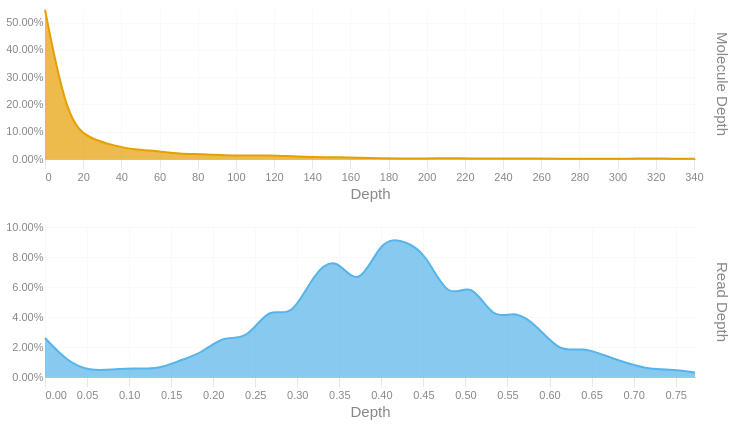

The cell this chart's notebook holds for it:
### Code cell
readdep = depth_hist(tb['Read Depth'], q99, 3)
readdep = readdep.with_columns(pl.lit('Read Depth').alias('Metric'))
if not SKIPLR:
    moldep = depth_hist(tb['Molecule Depth'], mol_q99, 1)
    moldep = moldep.with_columns(pl.lit('Molecule Depth').alias('Metric'))
    _hist = pl.concat([readdep, moldep])
    _hist = _hist.filter(pl.col('Proportion') != 0)
    with SafeRender(_hist):
        (
            alt.Chart(_hist)        
            .mark_area(interpolate = "basis")
            .encode(
                x=alt.X('Bin:Q').scale(domainMin=0).axis(alt.Axis(title='Depth')),
                y = alt.Y('Proportion:Q', title = None).axis(format = '.2%'),
                color = alt.Color('Metric:N').legend(None),
                row = alt.Row("Metric:N").header(title = None, labelOrient = 'right'),
                tooltip = [
                    alt.Tooltip("Metric:N", title = "Metric"),
                    alt.Tooltip('Interval:N', title = "Depth Interval"),
                    alt.Tooltip('Proportion:Q', title = "% Alignments").format('.2%')
                ]
            )
            .resolve_scale(x='independent', y='independent')
            .properties(
                height = 150, width = 650,
                usermeta={'embedOptions': {'downloadFileName': f'{samplename}.depth.hist'}}
            )
        ).display()
else:
    readdep = readdep.filter(pl.col('Proportion') != 0)
    with SafeRender(readdep):
        (
            alt.Chart(readdep)        
            .mark_area(interpolate = "basis")
            .encode(
                x=alt.X('Bin:Q').scale(domainMin=0).axis(alt.Axis(title='Depth')),
                y = alt.Y('Proportion:Q', title = None).axis(format = '.2%'),
                tooltip = [
                    alt.Tooltip('Interval:N', title = "Depth Interval"),
                    alt.Tooltip('Proportion:Q', title = "% Alignments").format('.2%')
                ]
            )
            .properties(
                usermeta={'embedOptions': {'downloadFileName': f'{samplename}.depth.hist'}}
            )
        ).display()

### Figure 1 — Vega-Lite specification as saved in the notebook (floating-point values rounded to 4 significant figures)
{"width": 650, "height": 150, "config": {"title": {"anchor": "start", "dy": -15, "fontSize": 18, "color": "#888888", "subtitleColor": "#888888", "subtitleFontSize": 14}, "arc": {"fill": "#0072B2"}, "axis": {"domainColor": "#888888", "domainWidth": 0.5, "gridWidth": 0.2, "grid": false, "titleFontWeight": 400, "titleFontSize": 15, "labelFontSize": 11, "labelColor": "#888888", "tickColor": "#888888", "tickWidth": 0.2, "titleColor": "#888888"}, "axisBand": {"grid": false}, "axisX": {"grid": true, "tickSize": 10, "domainCap": "round"}, "axisY": {"domain": false, "grid": true, "tickSize": 0, "domainCap": "round"}, "background": "transparent", "header": {"labelFontSize": 15, "labelColor": "#888888", "titleFontSize": 15, "titleFontWeight": 600, "titleColor": "#888888"}, "legend": {"labelFont": "sans-serif", "labelFontSize": 12, "labelColor": "#888888", "symbolSize": 100, "symbolType": "circle", "titleFontSize": 12, "titlePadding": 10, "titleColor": "#888888", "title": null}, "range": {"category": ["#E69F00", "#56B4E9", "#009E73", "#F0E442", "#0072B2", "#D55E00", "#CC79A7", "#000000"], "diverging": ["#cfe8f3", "#a2d4ec", "#73bfe2", "#46abdb", "#1696d2", "#12719e"]}, "area": {"fill": "#0072B2", "fillOpacity": 0.7, "line": true, "strokeOpacity": 0.7}, "line": {"color": "#0072B2", "stroke": "#0072B2", "strokeWidth": 2}, "trail": {"color": "#0072B2", "stroke": "#0072B2", "strokeWidth": 0, "size": 1}, "point": {"filled": true, "fillOpacity": 1.0, "size": 95}, "text": {"color": "#888888", "fontSize": 11, "align": "right", "fontWeight": 400, "size": 11}, "bar": {"fill": "#0072B2", "stroke": null}, "view": {"stroke": null, "continuousWidth": 660, "continuousHeight": 400}}, "data": {"name": "data-9bceaf5dfdae99f4bb6744568bb32324"}, "mark": {"type": "area", "interpolate": "basis"}, "encoding": {"color": {"field": "Metric", "legend": null, "type": "nominal"}, "row": {"field": "Metric", "header": {"title": null, "labelOrient": "right"}, "type": "nominal"}, "tooltip": [{"field": "Metric", "title": "Metric", "type": "nominal"}, {"field": "Interval", "title": "Depth Interval", "type": "nominal"}, {"field": "Proportion", "format": ".2%", "title": "% Alignments", "type": "quantitative"}], "x": {"axis": {"title": "Depth"}, "field": "Bin", "scale": {"domainMin": 0}, "type": "quantitative"}, "y": {"axis": {"format": ".2%"}, "field": "Proportion", "title": null, "type": "quantitative"}}, "resolve": {"scale": {"x": "independent", "y": "independent"}}, "usermeta": {"embedOptions": {"downloadFileName": "S1_Annapolis_13.depth.hist"}}, "$schema": "https://vega.github.io/schema/vega-lite/v6.1.0.json", "datasets": {"data-9bceaf5dfdae99f4bb6744568bb32324": [{"Bin": 0.0, "Interval": "0.0-0.027", "Proportion": 0.026, "Metric": "Read Depth"}, {"Bin": 0.027, "Interval": "0.027-0.053", "Proportion": 0.01, "Metric": "Read Depth"}, {"Bin": 0.053, "Interval": "0.053-0.08", "Proportion": 0.004, "Metric": "Read Depth"}, {"Bin": 0.08, "Interval": "0.08-0.107", "Proportion": 0.005, "Metric": "Read Depth"}, {"Bin": 0.107, "Interval": "0.107-0.133", "Proportion": 0.006, "Metric": "Read Depth"}, {"Bin": 0.133, "Interval": "0.133-0.16", "Proportion": 0.005, "Metric": "Read Depth"}, {"Bin": 0.16, "Interval": "0.16-0.187", "Proportion": 0.011, "Metric": "Read Depth"}, {"Bin": 0.187, "Interval": "0.187-0.213", "Proportion": 0.016, "Metric": "Read Depth"}, {"Bin": 0.213, "Interval": "0.213-0.24", "Proportion": 0.028, "Metric": "Read Depth"}, {"Bin": 0.24, "Interval": "0.24-0.267", "Proportion": 0.024, "Metric": "Read Depth"}, {"Bin": 0.267, "Interval": "0.267-0.293", "Proportion": 0.048, "Metric": "Read Depth"}, {"Bin": 0.293, "Interval": "0.293-0.32", "Proportion": 0.038, "Metric": "Read Depth"}, {"Bin": 0.32, "Interval": "0.32-0.347", "Proportion": 0.07, "Metric": "Read Depth"}, {"Bin": 0.347, "Interval": "0.347-0.373", "Proportion": 0.081, "Metric": "Read Depth"}, {"Bin": 0.373, "Interval": "0.373-0.4", "Proportion": 0.057, "Metric": "Read Depth"}, {"Bin": 0.4, "Interval": "0.4-0.427", "Proportion": 0.093, "Metric": "Read Depth"}, {"Bin": 0.427, "Interval": "0.427-0.453", "Proportion": 0.091, "Metric": "Read Depth"}, {"Bin": 0.453, "Interval": "0.453-0.48", "Proportion": 0.083, "Metric": "Read Depth"}, {"Bin": 0.48, "Interval": "0.48-0.507", "Proportion": 0.05, "Metric": "Read Depth"}, {"Bin": 0.507, "Interval": "0.507-0.533", "Proportion": 0.065, "Metric": "Read Depth"}, {"Bin": 0.533, "Interval": "0.533-0.56", "Proportion": 0.037, "Metric": "Read Depth"}, {"Bin": 0.56, "Interval": "0.56-0.587", "Proportion": 0.045, "Metric": "Read Depth"}, {"Bin": 0.587, "Interval": "0.587-0.613", "Proportion": 0.033, "Metric": "Read Depth"}, {"Bin": 0.613, "Interval": "0.613-0.64", "Proportion": 0.016, "Metric": "Read Depth"}, {"Bin": 0.64, "Interval": "0.64-0.667", "Proportion": 0.02, "Metric": "Read Depth"}, {"Bin": 0.667, "Interval": "0.667-0.693", "Proportion": 0.014, "Metric": "Read Depth"}, {"Bin": 0.693, "Interval": "0.693-0.72", "Proportion": 0.009, "Metric": "Read Depth"}, {"Bin": 0.72, "Interval": "0.72-0.747", "Proportion": 0.005, "Metric": "Read Depth"}, {"Bin": 0.747, "Interval": "0.747-0.773", "Proportion": 0.005, "Metric": "Read Depth"}, {"Bin": 0.773, "Interval": "0.773-0.8", "Proportion": 0.003, "Metric": "Read Depth"}, {"Bin": 0.0, "Interval": "0.0-11.7", "Proportion": 0.547, "Metric": "Molecule Depth"}, {"Bin": 11.7, "Interval": "11.7-23.5", "Proportion": 0.137, "Metric": "Molecule Depth"}, {"Bin": 23.5, "Interval": "23.5-35.2", "Proportion": 0.074, "Metric": "Molecule Depth"}, {"Bin": 35.2, "Interval": "35.2-47.0", "Proportion": 0.051, "Metric": "Molecule Depth"}, {"Bin": 47.0, "Interval": "47.0-58.7", "Proportion": 0.033, "Metric": "Molecule Depth"}, {"Bin": 58.7, "Interval": "58.7-70.5", "Proportion": 0.03, "Metric": "Molecule Depth"}, {"Bin": 70.5, "Interval": "70.5-82.2", "Proportion": 0.018, "Metric": "Molecule Depth"}, {"Bin": 82.2, "Interval": "82.2-93.9", "Proportion": 0.019, "Metric": "Molecule Depth"}, {"Bin": 93.9, "Interval": "93.9-105.7", "Proportion": 0.013, "Metric": "Molecule Depth"}, {"Bin": 105.7, "Interval": "105.7-117.4", "Proportion": 0.012, "Metric": "Molecule Depth"}, {"Bin": 117.4, "Interval": "117.4-129.2", "Proportion": 0.014, "Metric": "Molecule Depth"}, {"Bin": 129.2, "Interval": "129.2-140.9", "Proportion": 0.01, "Metric": "Molecule Depth"}, {"Bin": 140.9, "Interval": "140.9-152.7", "Proportion": 0.007, "Metric": "Molecule Depth"}, {"Bin": 152.7, "Interval": "152.7-164.4", "Proportion": 0.006, "Metric": "Molecule Depth"}, {"Bin": 164.4, "Interval": "164.4-176.2", "Proportion": 0.005, "Metric": "Molecule Depth"}, {"Bin": 176.2, "Interval": "176.2-187.9", "Proportion": 0.003, "Metric": "Molecule Depth"}, {"Bin": 187.9, "Interval": "187.9-199.6", "Proportion": 0.002, "Metric": "Molecule Depth"}, {"Bin": 199.6, "Interval": "199.6-211.4", "Proportion": 0.002, "Metric": "Molecule Depth"}, {"Bin": 211.4, "Interval": "211.4-223.1", "Proportion": 0.003, "Metric": "Molecule Depth"}, {"Bin": 223.1, "Interval": "223.1-234.9", "Proportion": 0.002, "Metric": "Molecule Depth"}, {"Bin": 234.9, "Interval": "234.9-246.6", "Proportion": 0.002, "Metric": "Molecule Depth"}, {"Bin": 246.6, "Interval": "246.6-258.4", "Proportion": 0.002, "Metric": "Molecule Depth"}, {"Bin": 258.4, "Interval": "258.4-270.1", "Proportion": 0.002, "Metric": "Molecule Depth"}, {"Bin": 270.1, "Interval": "270.1-281.8", "Proportion": 0.001, "Metric": "Molecule Depth"}, {"Bin": 281.8, "Interval": "281.8-293.6", "Proportion": 0.001, "Metric": "Molecule Depth"}, {"Bin": 293.6, "Interval": "293.6-305.3", "Proportion": 0.001, "Metric": "Molecule Depth"}, {"Bin": 305.3, "Interval": "305.3-317.1", "Proportion": 0.001, "Metric": "Molecule Depth"}, {"Bin": 317.1, "Interval": "317.1-328.8", "Proportion": 0.002, "Metric": "Molecule Depth"}, {"Bin": 328.8, "Interval": "328.8-340.6", "Proportion": 0.001, "Metric": "Molecule Depth"}, {"Bin": 340.6, "Interval": "340.6-352.31", "Proportion": 0.001, "Metric": "Molecule Depth"}]}}
